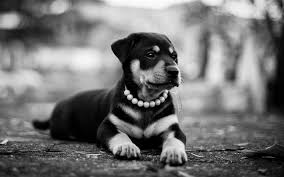
#> input picture images.jpg, 284 x 177 px
$ python odev2.py
#> lines starting #> are read from the running program, lines starting #| are printed output that depends on the picture
import cv2
import numpy as np

image=cv2.imread("images.jpg",0)
#> image is the input picture: shape (177, 284); min 0, max 254, mean 114.7
cv2.imshow("orjinal fotograf",image)
cv2.waitKey()

max_photo=np.max(image)
#> max_photo = 254

[h,w]=np.shape(image)
#> h = 177; w = 284

for i in range (0,h):
    for j in range (0,w):
        image[i,j]=max_photo-image[i,j]
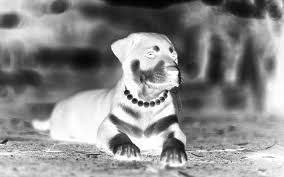
#> image: shape (177, 284); min 0, max 254, mean 139.3

cv2.imshow("ters fotograf",image)
cv2.waitKey()
